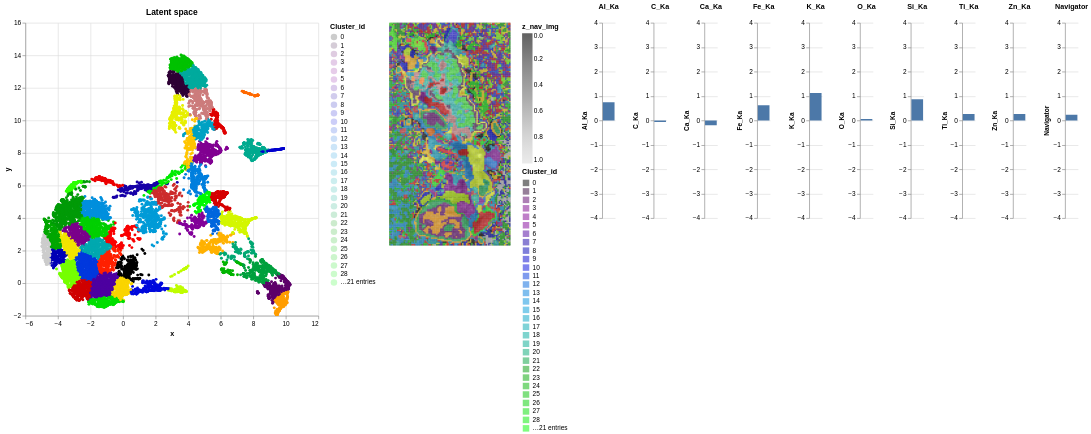

Notebook code for this chart:
### Markdown cell above
Another tool to inspect the latent space is `check_latent_space`, which contains information about where the clusters are located on the navigation image.

### Code cell
gui.check_latent_space(ps=ps_gmm,show_map=True,ratio_to_be_shown=1.0,alpha_cluster_map=0.5)

### Figure 1 — Vega-Lite specification as saved in the notebook (floating-point values rounded to 4 significant figures; data arrays with more than 128 entries replaced by an {"elided": "..."} marker saying what was removed)
{"config": {"view": {"continuousWidth": 300, "continuousHeight": 300, "strokeWidth": 0}}, "hconcat": [{"layer": [{"mark": {"type": "circle", "size": 3}, "encoding": {"color": {"field": "Cluster_id", "scale": {"domain": [0.0, 1.0, 2.0, 3.0, 4.0, 5.0, 6.0, 7.0, 8.0, 9.0, 10.0, 11.0, 12.0, 13.0, 14.0, 15.0, 16.0, 17.0, 18.0, 19.0, 20.0, 21.0, 22.0, 23.0, 24.0, 25.0, 26.0, 27.0, 28.0, 29.0, 30.0, 31.0, 32.0, 33.0, 34.0, 35.0, 36.0, 37.0, 38.0, 39.0, 40.0, 41.0, 42.0, 43.0, 44.0, 45.0, 46.0, 47.0, 48.0, 49.0], "range": ["#000000", "#2e0035", "#5d006a", "#7a008a", "#800091", "#820099", "#4d00a0", "#1700a7", "#0000b5", "#0000cd", "#0009dd", "#0038dd", "#0066dd", "#007fdd", "#008fdd", "#009bd7", "#00a1c3", "#00a8af", "#00aa9d", "#00aa8f", "#00a772", "#00a03d", "#009a07", "#00a600", "#00b400", "#00c100", "#00cf00", "#00df00", "#00ec00", "#00f900", "#2bff00", "#75ff00", "#bffd00", "#d3f600", "#e7ef00", "#f2e400", "#fad400", "#ffc500", "#ffb100", "#ff9d00", "#ff6900", "#ff2000", "#f90000", "#eb0000", "#de0000", "#d50000", "#cf0000", "#cc2c2c", "#cc7c7c", "#cccccc"]}, "type": "nominal"}, "opacity": {"value": 0.2}, "x": {"field": "x", "type": "quantitative"}, "y": {"field": "y", "type": "quantitative"}}, "name": "view_1"}, {"mark": {"type": "circle", "size": 20}, "encoding": {"color": {"field": "Cluster_id", "scale": {"domain": [0.0, 1.0, 2.0, 3.0, 4.0, 5.0, 6.0, 7.0, 8.0, 9.0, 10.0, 11.0, 12.0, 13.0, 14.0, 15.0, 16.0, 17.0, 18.0, 19.0, 20.0, 21.0, 22.0, 23.0, 24.0, 25.0, 26.0, 27.0, 28.0, 29.0, 30.0, 31.0, 32.0, 33.0, 34.0, 35.0, 36.0, 37.0, 38.0, 39.0, 40.0, 41.0, 42.0, 43.0, 44.0, 45.0, 46.0, 47.0, 48.0, 49.0], "range": ["#000000", "#2e0035", "#5d006a", "#7a008a", "#800091", "#820099", "#4d00a0", "#1700a7", "#0000b5", "#0000cd", "#0009dd", "#0038dd", "#0066dd", "#007fdd", "#008fdd", "#009bd7", "#00a1c3", "#00a8af", "#00aa9d", "#00aa8f", "#00a772", "#00a03d", "#009a07", "#00a600", "#00b400", "#00c100", "#00cf00", "#00df00", "#00ec00", "#00f900", "#2bff00", "#75ff00", "#bffd00", "#d3f600", "#e7ef00", "#f2e400", "#fad400", "#ffc500", "#ffb100", "#ff9d00", "#ff6900", "#ff2000", "#f90000", "#eb0000", "#de0000", "#d50000", "#cf0000", "#cc2c2c", "#cc7c7c", "#cccccc"]}, "type": "nominal"}, "opacity": {"condition": {"param": "param_1", "value": 1.0}, "value": 0.0}, "tooltip": [{"field": "Cluster_id", "type": "nominal"}, {"field": "x", "format": ",.2f", "type": "quantitative"}, {"field": "y", "format": ",.2f", "type": "quantitative"}], "x": {"field": "x", "type": "quantitative"}, "y": {"field": "y", "type": "quantitative"}}}], "data": {"name": "data-30f3029f1567fece3f29f6157fe0c103"}, "height": 450, "title": {"text": "Latent space"}, "width": 450}, {"layer": [{"data": {"name": "data-cade427b42866555e336e5ff64d15c6c"}, "mark": {"type": "square", "size": 6}, "encoding": {"color": {"field": "z_nav_img", "scale": {"domain": [1.0, 0.0], "scheme": "greys"}, "type": "quantitative"}, "x": {"axis": null, "field": "x_nav_img", "type": "ordinal"}, "y": {"axis": null, "field": "y_nav_img", "type": "ordinal"}}}, {"data": {"name": "data-30f3029f1567fece3f29f6157fe0c103"}, "mark": {"type": "square", "size": 5}, "encoding": {"color": {"field": "Cluster_id", "scale": {"domain": [0.0, 1.0, 2.0, 3.0, 4.0, 5.0, 6.0, 7.0, 8.0, 9.0, 10.0, 11.0, 12.0, 13.0, 14.0, 15.0, 16.0, 17.0, 18.0, 19.0, 20.0, 21.0, 22.0, 23.0, 24.0, 25.0, 26.0, 27.0, 28.0, 29.0, 30.0, 31.0, 32.0, 33.0, 34.0, 35.0, 36.0, 37.0, 38.0, 39.0, 40.0, 41.0, 42.0, 43.0, 44.0, 45.0, 46.0, 47.0, 48.0, 49.0], "range": ["#000000", "#2e0035", "#5d006a", "#7a008a", "#800091", "#820099", "#4d00a0", "#1700a7", "#0000b5", "#0000cd", "#0009dd", "#0038dd", "#0066dd", "#007fdd", "#008fdd", "#009bd7", "#00a1c3", "#00a8af", "#00aa9d", "#00aa8f", "#00a772", "#00a03d", "#009a07", "#00a600", "#00b400", "#00c100", "#00cf00", "#00df00", "#00ec00", "#00f900", "#2bff00", "#75ff00", "#bffd00", "#d3f600", "#e7ef00", "#f2e400", "#fad400", "#ffc500", "#ffb100", "#ff9d00", "#ff6900", "#ff2000", "#f90000", "#eb0000", "#de0000", "#d50000", "#cf0000", "#cc2c2c", "#cc7c7c", "#cccccc"]}, "type": "nominal"}, "opacity": {"condition": {"param": "param_1", "value": 0.5}, "value": 0}, "x": {"axis": null, "field": "x_id", "type": "ordinal"}, "y": {"axis": null, "field": "y_id", "type": "ordinal"}}, "name": "view_2"}], "height": 342, "width": 186}, {"hconcat": [{"mark": {"type": "bar", "clip": true}, "encoding": {"y": {"aggregate": "mean", "axis": {"titleFontSize": 10}, "field": "Al_Ka", "scale": {"domain": [-4, 4]}, "title": "Al_Ka", "type": "quantitative"}}, "title": {"text": "Al_Ka", "anchor": "middle", "dy": -10, "fontSize": 11}, "transform": [{"filter": {"param": "param_1"}}]}, {"mark": {"type": "bar", "clip": true}, "encoding": {"y": {"aggregate": "mean", "axis": {"titleFontSize": 10}, "field": "C_Ka", "scale": {"domain": [-4, 4]}, "title": "C_Ka", "type": "quantitative"}}, "title": {"text": "C_Ka", "anchor": "middle", "dy": -10, "fontSize": 11}, "transform": [{"filter": {"param": "param_1"}}]}, {"mark": {"type": "bar", "clip": true}, "encoding": {"y": {"aggregate": "mean", "axis": {"titleFontSize": 10}, "field": "Ca_Ka", "scale": {"domain": [-4, 4]}, "title": "Ca_Ka", "type": "quantitative"}}, "title": {"text": "Ca_Ka", "anchor": "middle", "dy": -10, "fontSize": 11}, "transform": [{"filter": {"param": "param_1"}}]}, {"mark": {"type": "bar", "clip": true}, "encoding": {"y": {"aggregate": "mean", "axis": {"titleFontSize": 10}, "field": "Fe_Ka", "scale": {"domain": [-4, 4]}, "title": "Fe_Ka", "type": "quantitative"}}, "title": {"text": "Fe_Ka", "anchor": "middle", "dy": -10, "fontSize": 11}, "transform": [{"filter": {"param": "param_1"}}]}, {"mark": {"type": "bar", "clip": true}, "encoding": {"y": {"aggregate": "mean", "axis": {"titleFontSize": 10}, "field": "K_Ka", "scale": {"domain": [-4, 4]}, "title": "K_Ka", "type": "quantitative"}}, "title": {"text": "K_Ka", "anchor": "middle", "dy": -10, "fontSize": 11}, "transform": [{"filter": {"param": "param_1"}}]}, {"mark": {"type": "bar", "clip": true}, "encoding": {"y": {"aggregate": "mean", "axis": {"titleFontSize": 10}, "field": "O_Ka", "scale": {"domain": [-4, 4]}, "title": "O_Ka", "type": "quantitative"}}, "title": {"text": "O_Ka", "anchor": "middle", "dy": -10, "fontSize": 11}, "transform": [{"filter": {"param": "param_1"}}]}, {"mark": {"type": "bar", "clip": true}, "encoding": {"y": {"aggregate": "mean", "axis": {"titleFontSize": 10}, "field": "Si_Ka", "scale": {"domain": [-4, 4]}, "title": "Si_Ka", "type": "quantitative"}}, "title": {"text": "Si_Ka", "anchor": "middle", "dy": -10, "fontSize": 11}, "transform": [{"filter": {"param": "param_1"}}]}, {"mark": {"type": "bar", "clip": true}, "encoding": {"y": {"aggregate": "mean", "axis": {"titleFontSize": 10}, "field": "Ti_Ka", "scale": {"domain": [-4, 4]}, "title": "Ti_Ka", "type": "quantitative"}}, "title": {"text": "Ti_Ka", "anchor": "middle", "dy": -10, "fontSize": 11}, "transform": [{"filter": {"param": "param_1"}}]}, {"mark": {"type": "bar", "clip": true}, "encoding": {"y": {"aggregate": "mean", "axis": {"titleFontSize": 10}, "field": "Zn_Ka", "scale": {"domain": [-4, 4]}, "title": "Zn_Ka", "type": "quantitative"}}, "title": {"text": "Zn_Ka", "anchor": "middle", "dy": -10, "fontSize": 11}, "transform": [{"filter": {"param": "param_1"}}]}, {"mark": {"type": "bar", "clip": true}, "encoding": {"y": {"aggregate": "mean", "axis": {"titleFontSize": 10}, "field": "Navigator", "scale": {"domain": [-4, 4]}, "title": "Navigator", "type": "quantitative"}}, "title": {"text": "Navigator", "anchor": "middle", "dy": -10, "fontSize": 11}, "transform": [{"filter": {"param": "param_1"}}]}], "data": {"name": "data-30f3029f1567fece3f29f6157fe0c103"}}], "params": [{"name": "param_1", "select": {"type": "interval"}, "views": ["view_1", "view_2"]}, {"name": "param_2", "select": {"type": "interval", "on": "[mousedown[event.shiftKey], mouseup] > mousemove", "translate": "[mousedown[event.shiftKey], mouseup] > mousemove!", "zoom": "wheel![event.shiftKey]"}, "bind": "scales", "views": ["view_1"]}], "resolve": {"legend": {"color": "independent"}}, "$schema": "https://vega.github.io/schema/vega-lite/v5.14.1.json", "datasets": {"data-30f3029f1567fece3f29f6157fe0c103": {"elided": "15903 records"}, "data-cade427b42866555e336e5ff64d15c6c": {"elided": "15903 records"}}}
